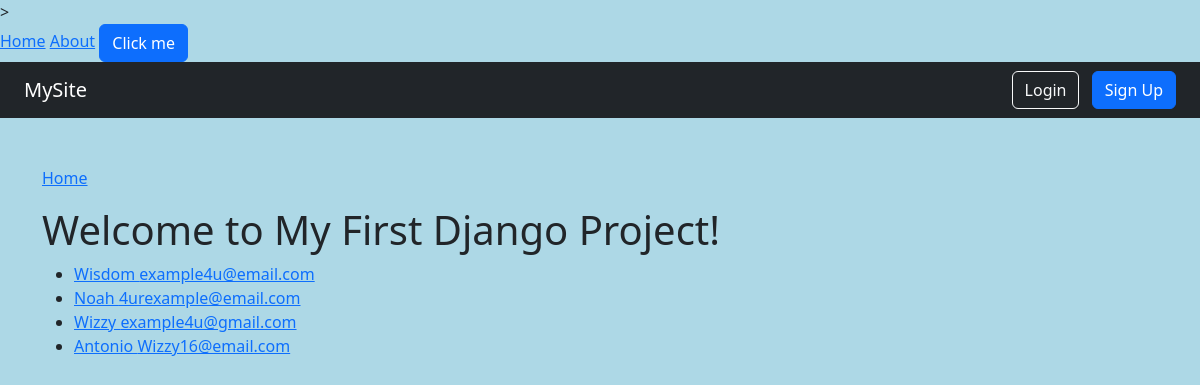
/members/, run on an earlier commit of the app's database.
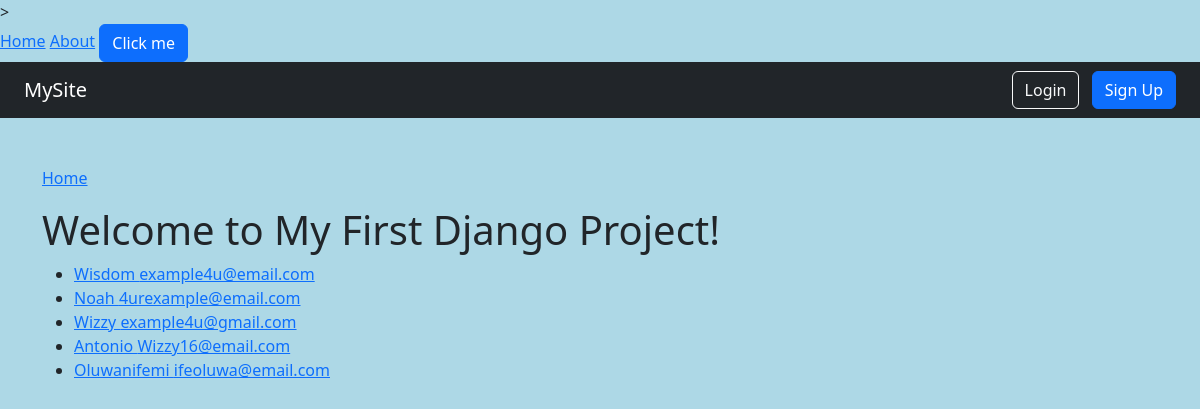
And on a later commit of the database.
### members/models.py (models this page shows, shortened)
class Member(models.Model):
    name = models.CharField(max_length=100)
    email = models.EmailField(unique=True)
    city = models.CharField(max_length=100, null=True, blank=True)
    country = models.CharField(max_length=100, null=True, blank=True)
    slug = models.SlugField(unique=True, blank=True)

### members/views.py (the view)
# urls.py: path('members/', views.first, name='members_list'),
def first(request):
    mymembers = Member.objects.all().values()
    return render(request, 'first.html', {'mymembers': mymembers})

### members/templates/first.html (shortened to what this page needs)
{% extends "master.html" %}
{% block content %}
    <p><a href="/">Home<a/></p>
    <h1>Welcome to My First Django Project!</h1>
    <ul>
        {% for x in mymembers %}
            <li><a href="{% url 'details' slug=x.slug %}">{{ x.name }} {{ x.email }}</a></li>
        {% endfor %}
    </ul>
{% endblock %}

What changed in the data, as far as the page shows it:
added Member: name "Oluwanifemi", email "ifeoluwa@email.com"
